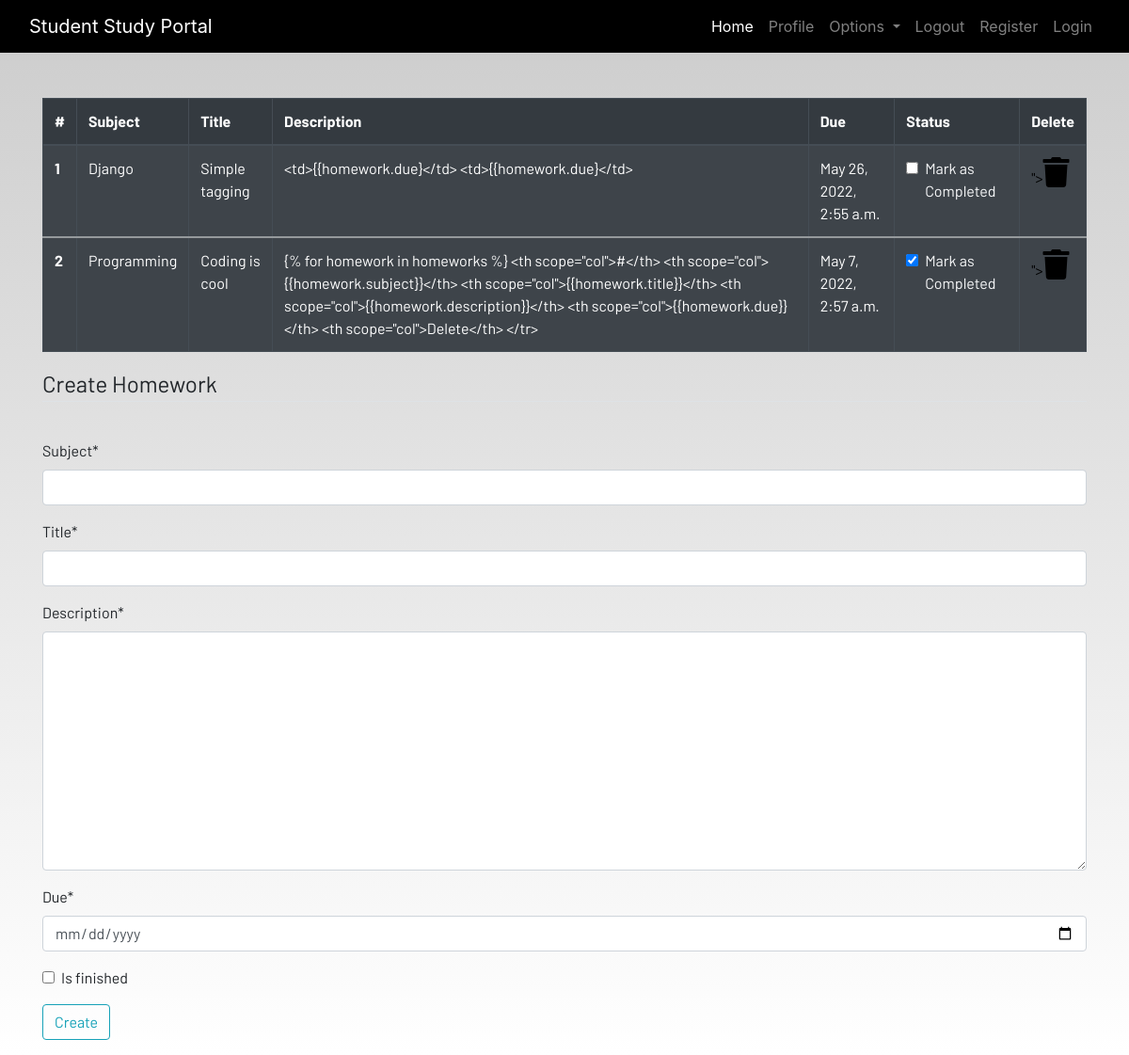
Screenshot of /homework/ (signed in) with the database file from the repository.
### dashboard/models.py (models this page shows, shortened)
class Homework(models.Model):
    user=models.ForeignKey(User,on_delete=models.CASCADE)
    subject=models.CharField(max_length=50)
    title=models.CharField(max_length=100)
    description=models.TextField()
    due=models.DateTimeField()
    is_finished=models.BooleanField(default=False)
    class Meta:
        verbose_name = 'Homework'
        verbose_name_plural = 'Homework'

### dashboard/views.py (the view)
# urls.py: path('homework/', views.homework,name='homework'),
def homework(request):
    if request.method == 'POST':
        form = HomeworkForm(request.POST)
        if form.is_valid():
            try:
                finished=request.POST['is_finished']
                if finished == 'on':
                    finished=True
                else:
                    finished=False
            except:
                finished=False
            homeworks=Homework(user=request.user,subject=request.POST['subject'],title=request.POST['title'],description=request.POST['description'],due=request.POST['due'],is_finished=finished)
            homeworks.save()
            messages.success(request,f"Homworks addedd from {request.user.username}  successfully")
    else:
        form=HomeworkForm()
    homework = Homework.objects.filter(user=request.user)
    if(len(homework) == 0):
        homework_done = True
    else:
        homework_done =False
    context = {'homeworks': homework,'homework_done':homework_done,'form':form}
    return render(request, 'dashboard/homework.html',context)

### dashboard/forms.py
class HomeworkForm(forms.ModelForm):
    class Meta:
        model=Homework
        widgets={'due':DateInput()}
        fields=['subject', 'title', 'description','due','is_finished']

### dashboard/templates/dashboard/homework.html (shortened to what this page needs)
{% extends 'dashboard/base.html' %} {% load crispy_forms_tags %} {% load
static%} {% block content %}
<div class="container">
  {% if not homework_done %}
  <table class="table table-striped table-bordered table-hover table-dark">
    <thead>
      <tr>
        <th scope="col">#</th>
        <th scope="col">Subject</th>
        <th scope="col">Title</th>
        <th scope="col">Description</th>
        <th scope="col">Due</th>
        <th scope="col">Status</th>
        <th scope="col">Delete</th>
      </tr>
    </thead>
    <tbody>
      {% for homework in homeworks %}
      <tr>
        <th scope="row">{{forloop.counter}}</th>
        <td>{{homework.subject}}</td>
        <td>{{homework.title}}</td>
        <td>{{homework.description}}</td>
        <td>{{homework.due}}</td>
        <td>
          <a href="{% url 'update_homework'  homework.id %}">
            <div class="form-check">
              {% if homework.is_finished == True %}
              <input
                class="form-check-input"
                type="checkbox"
                value=""
                checked
              />
              {% else %}
              <input class="form-check-input" type="checkbox" value="" />
              {% endif %}
              <label class="form-check-label text-light" for="flexCheckDefault">
                Mark as Completed
              </label>
            </div>
          </a>
        </td>
        <td>
          <a href="{% url 'delete_homeworks'   homework.id %}"
            >"><i class="fa fa-trash fa-2x"></i
          ></a>
        </td>
      </tr>
    </tbody>
    {% endfor %}
  </table>
  {% else %}
  <h4>All homeworks are completed!! Create to have more!!</h4>
  {% endif %}
</div>
<div class="container">
  <form method="POST">
    <fieldset class="form-group">
      <legend class="border-bottom mb-4">Create Homework</legend>
    </fieldset>
    {{form|crispy}}
    <div class="form-group">
      <button href="" class="btn btn-outline-info" type="submit">Create</button>
    </div>
  </form>
</div>
{% endblock content %}

### dashboard/templates/dashboard/base.html (shortened to what this page needs)
<!DOCTYPE html>
{% load static %}
<html lang="en">
  <head>
    <link
      rel="stylesheet"
      href="https://stackpath.bootstrapcdn.com/bootstrap/4.3.1/css/bootstrap.min.css"
    />
    <link
      rel="stylesheet"
      href="https://use.fontawesome.com/releases/v5.7.2/css/all.css"
    />
    <link rel="stylesheet" href="{% static 'css/main.css' %}" />
  </head>
  <body>
    <header>
      <nav class="navbar navbar-expand-lg navbar-dark bg-dark">
        <div class="container-fluid">
          <a class="navbar-brand" href="{% url 'home' %}"
            >Student Study Portal</a
          >
          <div
            class="collapse navbar-collapse justify-content-end"
            id="navbarSupportedContent"
          >
            <ul class="navbar-nav mb-2 mb-lg-0">
              <li class="nav-item">
                <a class="nav-link active" aria-current="page" href="#">Home</a>
              </li>
              <li class="nav-item">
                <a class="nav-link" href="#">Profile</a>
              </li>
              <li class="nav-item dropdown">
                <a
                  class="nav-link dropdown-toggle"
                  href="#"
                  id="navbarDropdown"
                  role="button"
                  data-toggle="dropdown"
                  aria-haspopup="true"
                  aria-expanded="false"
                >
                  Options
                </a>
              </li>
              <li class="nav-item">
                <a class="nav-link" href="#">Logout</a>
              </li>
              <li class="nav-item">
                <a class="nav-link" href="#">Register</a>
              </li>
              <li class="nav-item">
                <a class="nav-link" href="#">Login</a>
              </li>
            </ul>
          </div>
        </div>
      </nav>
    </header>
    <br /><br />
    <main>
       {% block content %} {% endblock content %}
    </main>
  </body>
</html>

### dashboard/static/css/main.css (style rules this page uses)
html { scroll-behavior: smooth; height: 100%; width: 100%; }
main { font-family: Barlow, Quicksand, Rubik, sans-serif, serif, 'Times New Roman', Times, serif !important; }
.navbar { background-color: rgb(0, 0, 0) !important; }
a { text-decoration: none !important; color: black; }
html, body { max-width: 100%; overflow-x: hidden; height: 100%; width: 100%; }
body { background: linear-gradient(rgba(0, 0, 0, 0.2), rgba(255, 255, 255, 0.5)); overflow-x: hidden; background-repeat: no-repeat; }
.fa { color: black; }

### rows the page displays
Homework: subject "Django", title "Simple tagging", description "<td>{{homework.due}</td> <td>{{homework.due}</td>", due "May 26, 2022, 2:55 a.m."
Homework: subject "Programming", title "Coding is cool", description "{% for homework in homeworks %} <th scope=\"col\">#</th> <th scope=\"col\">{{homework.subject}}</th> <th scope=\"col\">{{homework.title}}</th> <th scope=\"col\">{{homework.description}}</th> <th scope=\"col\">{{homework.due}}</th> <th scope=\"col\">Delete</th> </tr>", due "May 7, 2022, 2:57 a.m."
